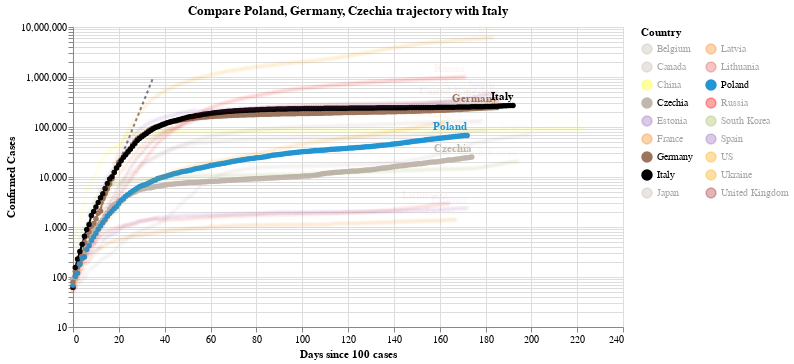

Source (notebook cell):
### Code cell
#hide_input
chart2 = make_since_chart(dff2,['Poland', 'Germany', 'Czechia'], baseline_countries)
chart2

### Figure 1 — Vega-Lite specification as saved in the notebook (floating-point values rounded to 4 significant figures; data arrays with more than 128 entries replaced by an {"elided": "..."} marker saying what was removed)
{"config": {"view": {"continuousWidth": 400, "continuousHeight": 300}}, "layer": [{"data": {"name": "data-628230001892d6798b50651be41d1b3e"}, "mark": {"type": "line", "color": "black", "opacity": 0.5, "strokeDash": [3, 3]}, "encoding": {"x": {"type": "quantitative", "field": "Days since 100 cases"}, "y": {"type": "quantitative", "field": "Confirmed Cases"}}}, {"data": {"name": "data-3a74dfd1e7d8d9e3619aa1c574f62d42"}, "mark": {"type": "line", "point": true}, "encoding": {"color": {"type": "nominal", "field": "Country", "legend": {"columns": 2}, "scale": {"domain": ["Belgium", "Canada", "China", "Czechia", "Estonia", "France", "Germany", "Italy", "Japan", "Latvia", "Lithuania", "Poland", "Russia", "South Korea", "Spain", "US", "Ukraine", "United Kingdom"], "range": ["#C1B7AD", "#C1B7AD", "yellow", "#C1B7AD", "#9467bd", "#F58518", "#9D755D", "black", "#C1B7AD", "#F58518", "#E45756", "#2495D3", "red", "#A1BA59", "#9467bd", "orange", "orange", "brown"]}}, "opacity": {"condition": {"value": 1, "selection": "selector002"}, "value": 0.05}, "tooltip": [{"type": "nominal", "field": "Country"}, {"type": "temporal", "field": "Date"}, {"type": "quantitative", "field": "Confirmed Cases"}, {"type": "quantitative", "field": "Days since 100 cases"}], "x": {"type": "quantitative", "field": "Days since 100 cases"}, "y": {"type": "quantitative", "field": "Confirmed Cases", "scale": {"type": "log"}}}, "selection": {"selector002": {"type": "multi", "fields": ["Country"], "bind": "legend", "init": [{"Country": "Poland"}, {"Country": "Germany"}, {"Country": "Czechia"}, {"Country": "Italy"}]}}, "width": 550}, {"data": {"name": "data-3a74dfd1e7d8d9e3619aa1c574f62d42"}, "mark": {"type": "text", "align": "right", "dy": -8, "fontWeight": "bold"}, "encoding": {"color": {"type": "nominal", "field": "Country", "legend": {"columns": 2}, "scale": {"domain": ["Belgium", "Canada", "China", "Czechia", "Estonia", "France", "Germany", "Italy", "Japan", "Latvia", "Lithuania", "Poland", "Russia", "South Korea", "Spain", "US", "Ukraine", "United Kingdom"], "range": ["#C1B7AD", "#C1B7AD", "yellow", "#C1B7AD", "#9467bd", "#F58518", "#9D755D", "black", "#C1B7AD", "#F58518", "#E45756", "#2495D3", "red", "#A1BA59", "#9467bd", "orange", "orange", "brown"]}}, "opacity": {"condition": {"value": 1, "selection": "selector002"}, "value": 0.05}, "text": {"type": "nominal", "field": "Country"}, "tooltip": [{"type": "nominal", "field": "Country"}, {"type": "temporal", "field": "Date"}, {"type": "quantitative", "field": "Confirmed Cases"}, {"type": "quantitative", "field": "Days since 100 cases"}], "x": {"type": "quantitative", "field": "Days since 100 cases"}, "y": {"type": "quantitative", "field": "Confirmed Cases", "scale": {"type": "log"}}}, "transform": [{"filter": "(datum['Date'] >= 1598918400000)"}], "width": 550}], "title": "Compare Poland, Germany, Czechia trajectory with Italy", "$schema": "https://vega.github.io/schema/vega-lite/v4.0.2.json", "datasets": {"data-628230001892d6798b50651be41d1b3e": [{"Days since 100 cases": 0, "Confirmed Cases": 100.0}, {"Days since 100 cases": 1, "Confirmed Cases": 130.0}, {"Days since 100 cases": 2, "Confirmed Cases": 169.0}, {"Days since 100 cases": 3, "Confirmed Cases": 219.7}, {"Days since 100 cases": 4, "Confirmed Cases": 285.6}, {"Days since 100 cases": 5, "Confirmed Cases": 371.3}, {"Days since 100 cases": 6, "Confirmed Cases": 482.7}, {"Days since 100 cases": 7, "Confirmed Cases": 627.5}, {"Days since 100 cases": 8, "Confirmed Cases": 815.7}, {"Days since 100 cases": 9, "Confirmed Cases": 1060.0}, {"Days since 100 cases": 10, "Confirmed Cases": 1379.0}, {"Days since 100 cases": 11, "Confirmed Cases": 1792.0}, {"Days since 100 cases": 12, "Confirmed Cases": 2330.0}, {"Days since 100 cases": 13, "Confirmed Cases": 3029.0}, {"Days since 100 cases": 14, "Confirmed Cases": 3937.0}, {"Days since 100 cases": 15, "Confirmed Cases": 5119.0}, {"Days since 100 cases": 16, "Confirmed Cases": 6654.0}, {"Days since 100 cases": 17, "Confirmed Cases": 8650.0}, {"Days since 100 cases": 18, "Confirmed Cases": 11250.0}, {"Days since 100 cases": 19, "Confirmed Cases": 14620.0}, {"Days since 100 cases": 20, "Confirmed Cases": 19000.0}, {"Days since 100 cases": 21, "Confirmed Cases": 24710.0}, {"Days since 100 cases": 22, "Confirmed Cases": 32120.0}, {"Days since 100 cases": 23, "Confirmed Cases": 41750.0}, {"Days since 100 cases": 24, "Confirmed Cases": 54280.0}, {"Days since 100 cases": 25, "Confirmed Cases": 70560.0}, {"Days since 100 cases": 26, "Confirmed Cases": 91730.0}, {"Days since 100 cases": 27, "Confirmed Cases": 119300.0}, {"Days since 100 cases": 28, "Confirmed Cases": 155000.0}, {"Days since 100 cases": 29, "Confirmed Cases": 201500.0}, {"Days since 100 cases": 30, "Confirmed Cases": 262000.0}, {"Days since 100 cases": 31, "Confirmed Cases": 340600.0}, {"Days since 100 cases": 32, "Confirmed Cases": 442800.0}, {"Days since 100 cases": 33, "Confirmed Cases": 575600.0}, {"Days since 100 cases": 34, "Confirmed Cases": 748300.0}, {"Days since 100 cases": 35, "Confirmed Cases": 972800.0}], "data-3a74dfd1e7d8d9e3619aa1c574f62d42": {"elided": "3291 records"}}}
